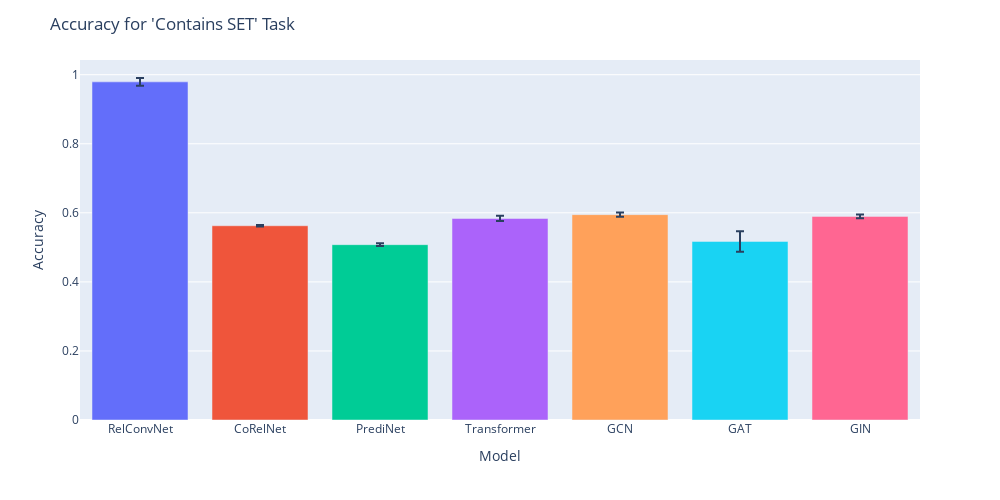

Write notebook code for a chart like this one.
### Code cell
fig = px.bar(results_df, x='Model', y='Accuracy', error_y='error_bar', hover_data=['# of Trials'], color='Model')
fig.update_layout(title="Accuracy for 'Contains SET' Task", width=1000, height=500, showlegend=False)
fig.write_html(f'{save_dir}/contains_set_acc.html')
fig

### Figure 1 — Plotly figure (JSON) as saved in the notebook; plotly's stock layout.template omitted (floating-point values rounded to 4 significant figures)
{"data": [{"alignmentgroup": "True", "customdata": [[10]], "error_y": {"array": [0.01119]}, "hovertemplate": "Model=%{x}<br>Accuracy=%{y}<br># of Trials=%{customdata[0]}<extra></extra>", "legendgroup": "RelConvNet", "marker": {"color": "#636efa", "pattern": {"shape": ""}}, "name": "RelConvNet", "offsetgroup": "RelConvNet", "orientation": "v", "showlegend": true, "textposition": "auto", "type": "bar", "x": ["RelConvNet"], "xaxis": "x", "y": [0.9792], "yaxis": "y"}, {"alignmentgroup": "True", "customdata": [[10]], "error_y": {"array": [0.002392]}, "hovertemplate": "Model=%{x}<br>Accuracy=%{y}<br># of Trials=%{customdata[0]}<extra></extra>", "legendgroup": "CoRelNet", "marker": {"color": "#EF553B", "pattern": {"shape": ""}}, "name": "CoRelNet", "offsetgroup": "CoRelNet", "orientation": "v", "showlegend": true, "textposition": "auto", "type": "bar", "x": ["CoRelNet"], "xaxis": "x", "y": [0.5626], "yaxis": "y"}, {"alignmentgroup": "True", "customdata": [[10]], "error_y": {"array": [0.003828]}, "hovertemplate": "Model=%{x}<br>Accuracy=%{y}<br># of Trials=%{customdata[0]}<extra></extra>", "legendgroup": "PrediNet", "marker": {"color": "#00cc96", "pattern": {"shape": ""}}, "name": "PrediNet", "offsetgroup": "PrediNet", "orientation": "v", "showlegend": true, "textposition": "auto", "type": "bar", "x": ["PrediNet"], "xaxis": "x", "y": [0.5077], "yaxis": "y"}, {"alignmentgroup": "True", "customdata": [[10]], "error_y": {"array": [0.007735]}, "hovertemplate": "Model=%{x}<br>Accuracy=%{y}<br># of Trials=%{customdata[0]}<extra></extra>", "legendgroup": "Transformer", "marker": {"color": "#ab63fa", "pattern": {"shape": ""}}, "name": "Transformer", "offsetgroup": "Transformer", "orientation": "v", "showlegend": true, "textposition": "auto", "type": "bar", "x": ["Transformer"], "xaxis": "x", "y": [0.5837], "yaxis": "y"}, {"alignmentgroup": "True", "customdata": [[10]], "error_y": {"array": [0.006246]}, "hovertemplate": "Model=%{x}<br>Accuracy=%{y}<br># of Trials=%{customdata[0]}<extra></extra>", "legendgroup": "GCN", "marker": {"color": "#FFA15A", "pattern": {"shape": ""}}, "name": "GCN", "offsetgroup": "GCN", "orientation": "v", "showlegend": true, "textposition": "auto", "type": "bar", "x": ["GCN"], "xaxis": "x", "y": [0.5947], "yaxis": "y"}, {"alignmentgroup": "True", "customdata": [[10]], "error_y": {"array": [0.02973]}, "hovertemplate": "Model=%{x}<br>Accuracy=%{y}<br># of Trials=%{customdata[0]}<extra></extra>", "legendgroup": "GAT", "marker": {"color": "#19d3f3", "pattern": {"shape": ""}}, "name": "GAT", "offsetgroup": "GAT", "orientation": "v", "showlegend": true, "textposition": "auto", "type": "bar", "x": ["GAT"], "xaxis": "x", "y": [0.5172], "yaxis": "y"}, {"alignmentgroup": "True", "customdata": [[10]], "error_y": {"array": [0.005556]}, "hovertemplate": "Model=%{x}<br>Accuracy=%{y}<br># of Trials=%{customdata[0]}<extra></extra>", "legendgroup": "GIN", "marker": {"color": "#FF6692", "pattern": {"shape": ""}}, "name": "GIN", "offsetgroup": "GIN", "orientation": "v", "showlegend": true, "textposition": "auto", "type": "bar", "x": ["GIN"], "xaxis": "x", "y": [0.5897], "yaxis": "y"}], "layout": {"barmode": "relative", "height": 500, "legend": {"title": {"text": "Model"}, "tracegroupgap": 0}, "margin": {"t": 60}, "showlegend": false, "title": {"text": "Accuracy for 'Contains SET' Task"}, "width": 1000, "xaxis": {"anchor": "y", "categoryarray": ["RelConvNet", "CoRelNet", "PrediNet", "Transformer", "GCN", "GAT", "GIN"], "categoryorder": "array", "domain": [0, 1], "title": {"text": "Model"}}, "yaxis": {"anchor": "x", "domain": [0, 1], "title": {"text": "Accuracy"}}}}
